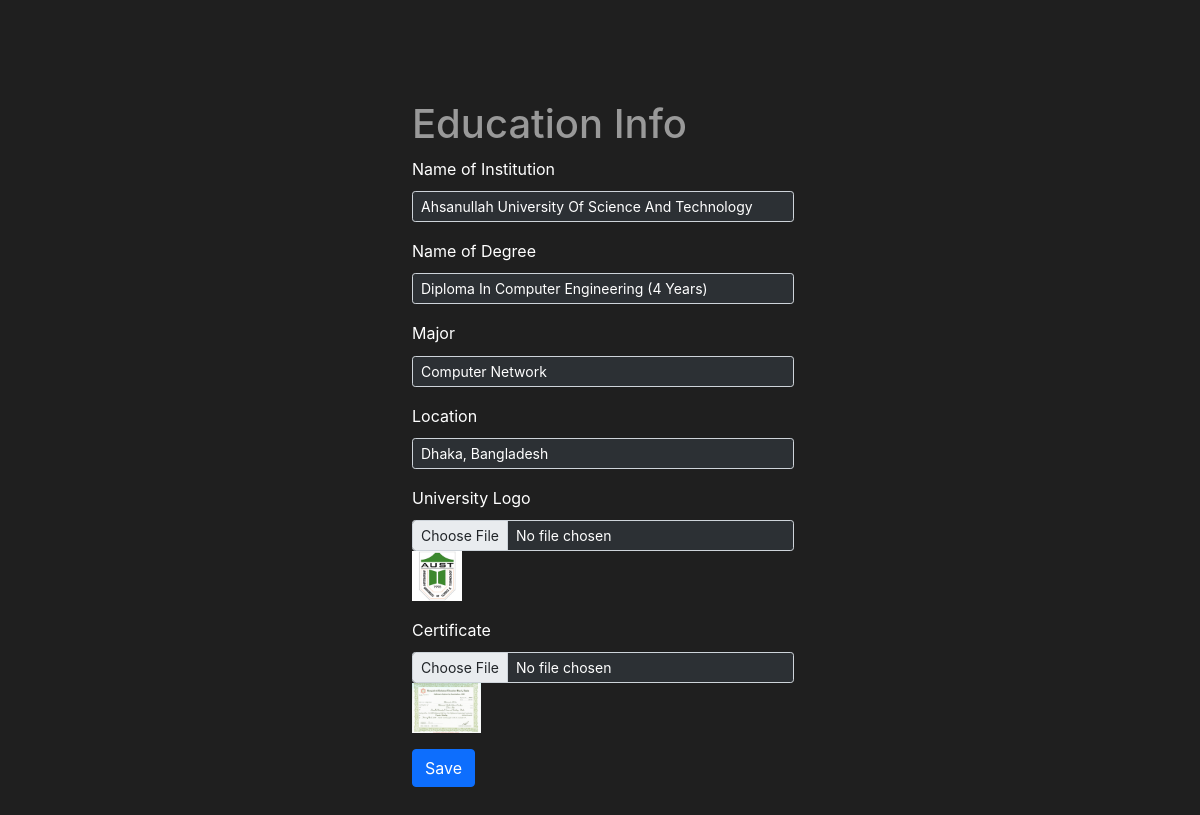
Screenshot of /edu_update/5/ with the database file from the repository.
### App_portfolio/models.py (models this page shows)
class Education(models.Model):
    name        =models.CharField   (max_length=40, null=True, blank=True)
    degree      =models.CharField   (max_length=40, null=True, blank=True)
    major       =models.CharField   (max_length=25, null=True, blank=True)
    logo        =models.ImageField  (upload_to='logo/', default='noImg/no_img.jpg', null=True, blank=True)
    image       =models.ImageField  (upload_to='certificate/', default='noImg/no_img.jpg', null=True, blank=True)
    location    =models.CharField   (max_length=20, null=True, blank=True)

### App_portfolio/views.py (the view, shortened to what this page needs)
# urls.py: path('edu_update/<id>/', edu_update, name='edu_update'),
def edu_update(request, id):
    edu = Education.objects.get(id=id)
    return render(request, 'education/edu_update.html', locals())

### template/education/edu_update.html (shortened to what this page needs)
{% extends 'dashboard/dashboard.html' %}
{% block body %}
<div class="row" style="margin-top: 100px; margin-left: 400px;">
        <h1>Education Info</h1>
    <div class="col-lg-6">
        <form  action="" method="POST" enctype="multipart/form-data">
            <div class="form-group">
                <div class="mb-3">
                    <label class="form-label" style="color: #FFFFFF">Name of Institution</label>
                    <input class="form-control form-control-sm" value="{{ edu.name }}" name="name" type="text" placeholder="Enter Your Name of Institution" aria-label=".form-control-sm example" style="background-color: #2c3034; color: #FFFFFF">
                </div>
                <div class="mb-3">
                    <label class="form-label" style="color: #FFFFFF">Name of Degree</label>
                    <input class="form-control form-control-sm" value="{{ edu.degree }}" name="degree" type="text" placeholder="Enter Your Name of Degree" aria-label=".form-control-sm example" style="background-color: #2c3034; color: #FFFFFF">
                </div>
                <div class="mb-3">
                    <label class="form-label" style="color: #FFFFFF">Major</label>
                    <input class="form-control form-control-sm" value="{{ edu.major }}" name="major" type="text" placeholder="Enter Your Major" aria-label=".form-control-sm example" style="background-color: #2c3034; color: #FFFFFF">
                </div>
                <div class="mb-3">
                    <label class="form-label" style="color: #FFFFFF">Location</label>
                    <input class="form-control form-control-sm" value="{{ edu.location }}" name="location" type="text" placeholder="Enter Your Location" aria-label=".form-control-sm example" style="background-color: #2c3034; color: #FFFFFF">
                </div>
                <div class="mb-3">
                    <label class="form-label" style="color: #FFFFFF">University Logo</label>
                    <input class="form-control form-control-sm" name="logo" type="file" placeholder="Upload your University Logo" aria-label=".form-control-sm example" style="background-color: #2c3034; color: #FFFFFF">
                    <img src="{{ edu.logo.url }}" height="50px" alt="">
                </div>
                <div class="mb-3">
                    <label class="form-label" style="color: #FFFFFF">Certificate</label>
                    <input class="form-control form-control-sm" name="image" type="file" placeholder="Upload your Certificate" aria-label=".form-control-sm example" style="background-color: #2c3034; color: #FFFFFF">
                    <img src="{{ edu.image.url }}" height="50px" alt="">
                </div>
                <div class="mb-3">
                    <button type="submit" class="btn btn-primary">Save</button>
                </div>
            </div>
        </form>
    </div>
</div>
{% endblock %}

### static/assets/css/style.css (style rules this page uses)
:root { --primary_color: #28e98c; }
*,*::before,*::after { margin: 0; padding: 0; box-sizing: border-box; }
body { font-family: 'Inter', sans-serif; font-size: 16px; scroll-behavior: smooth; color: #999999; background: #1f1f1f; line-height: 1.7; overflow-x: hidden; height: 100vh; }
img { max-width: 100%; }

### rows the page displays
Education: name "Ahsanullah University Of Science And Technology", degree "Diploma In Computer Engineering (4 Years)", major "Computer Network", location "Dhaka, Bangladesh", logo (picture), image (picture)
